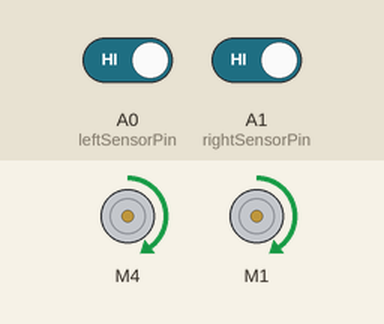
Simulated run of this sketch. Board: Arduino Uno, built with avr-gcc and run on an emulated ATmega328P. Parts: 2 × DC motor (green arrow = forward, orange = backward, longer = faster). The test bench sets the inputs (shaded band); at power-on: A0 (leftSensorPin) HIGH, A1 (rightSensorPin) HIGH.

Above: at 1.2 s.
1.3 s: A0 (leftSensorPin) driven LOW
At 1.7 s:
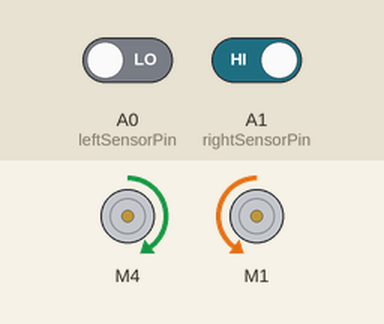
2.8 s: A0 (leftSensorPin) driven HIGH
At 4.0 s:
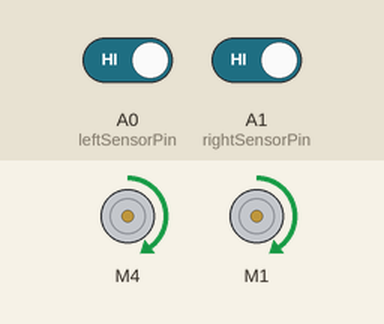
4.3 s: A1 (rightSensorPin) driven LOW
At 5.2 s:
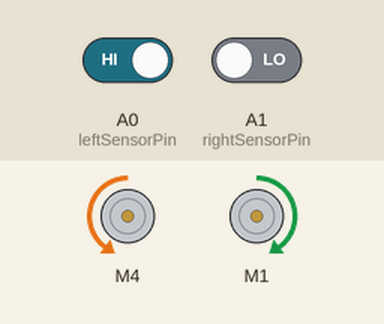
5.8 s: A1 (rightSensorPin) driven HIGH
At 6.3 s:
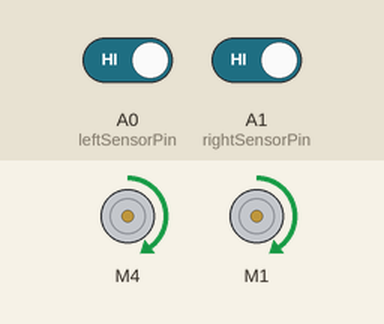
Timing chart, 0 to 8.3 s (numbered marks = the images above; inputs shaded):
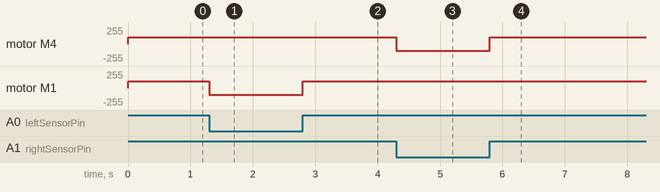

Measured:
- after the input at 1.3 s, motor M1: forward 100/255 → backward 100/255 at once
- after the input at 2.8 s, motor M1: backward 100/255 → forward 100/255 at once
- after the input at 4.3 s, motor M4: forward 100/255 → backward 100/255 at once
- after the input at 5.8 s, motor M4: backward 100/255 → forward 100/255 at once

The sketch:

2_wheel_2_sensor_-_BLACK.ino
```cpp
/*
 *             XEUX BRAVO
*/

//Including the libraries Adafruit
#include <AFMotor.h>

//Defining pins for IR sensors and variables
#define leftSensorPin A0
#define rightSensorPin A1

int leftSensor, rightSensor;
int speedF = 100;
int speedB = 100;

//Defining motors
AF_DCMotor leftMotor(4, MOTOR12_1KHZ);
AF_DCMotor rightMotor(1, MOTOR12_1KHZ);

void setup() {
  //Declaring pin types
  pinMode(leftSensor, INPUT);
  pinMode(rightSensor, INPUT);
}

void loop() {
  scanSensors();
  /***  For Black line White surface  ***/

  //Line detected by both
  if (leftSensor == 0 && rightSensor == 0) {
    //Forward
    forward();
  }

  //Line detected by right sensor
  if (leftSensor == 0 && rightSensor == 1) {
    //Turn right
    right();
  }

  //Line detected by left sensor
  if (leftSensor == 1 && rightSensor == 0) {
    //Turn left
    left();
  }

  //line detected by none
  if (leftSensor == 1 && rightSensor == 1) {
    //Stop
    /*****/
    forward();
  }
}

void scanSensors() {
  leftSensor = digitalRead(leftSensorPin);
  rightSensor = digitalRead(rightSensorPin);
}

void left() {
  // Turn Left
  leftMotor.run(BACKWARD);
  leftMotor.setSpeed(speedB);
  rightMotor.run(FORWARD);
  rightMotor.setSpeed(speedF);
}

void right() {
  // Turn Right
  leftMotor.run(FORWARD);
  leftMotor.setSpeed(speedF);
  rightMotor.run(BACKWARD);
  rightMotor.setSpeed(speedB);
}

void forward() {
  // Go Straight
  leftMotor.run(FORWARD);
  leftMotor.setSpeed(speedF);
  rightMotor.run(FORWARD);
  rightMotor.setSpeed(speedF);
}

void back() {
  // Go Reverse
  leftMotor.run(BACKWARD);
  leftMotor.setSpeed(speedB);
  rightMotor.run(BACKWARD);
  rightMotor.setSpeed(speedB);
}

void stop() {
  // Stop
  leftMotor.run(RELEASE);
  leftMotor.setSpeed(0);
  rightMotor.run(RELEASE);
  rightMotor.setSpeed(0);
}
```
